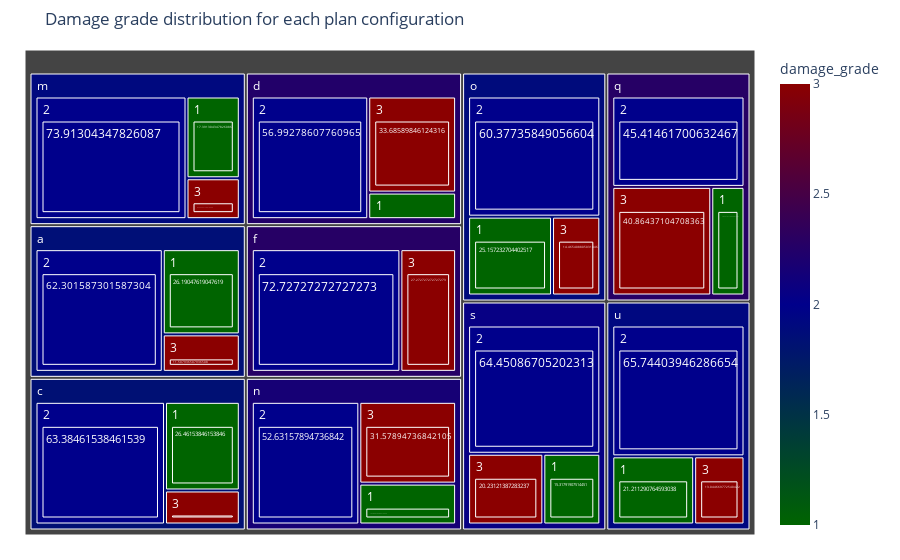

Write notebook code for a chart like this one.
### Markdown cell above
# RQ 9: Damage grade distribution for each plan configuration

### Code cell
import plotly.express as px
import numpy as np
import squarify

df_temp=join_df.groupby(['plan_configuration','damage_grade']).size().reset_index(name='count')


df_temp = df_temp.set_index(['plan_configuration', 'damage_grade'])

df_temp = df_temp.groupby(level=0).apply(lambda x: 100 * x / float(x.sum())).reset_index()


# fig = px.treemap(df_temp, path=[df_temp['plan_configuration'],df_temp['damage_grade']], values=df_temp['count'],
#                   color=df_temp['count'],color_continuous_scale='RdBu')

fig = px.treemap(df_temp, path=[df_temp['plan_configuration'],df_temp['damage_grade'],df_temp['count']], values=df_temp['count'],
                  color=df_temp['damage_grade'],color_continuous_scale=['darkgreen','darkblue','darkred'],title='Damage grade distribution for each plan configuration')
 


fig.update_layout(margin = dict(t=50, l=25, r=25, b=25))
# fig.update_layout(margin = dict(t=5, l=5, r=5, b=5))
fig.show()

### Figure 1 — Plotly figure (JSON) as saved in the notebook; plotly's stock layout.template omitted (floating-point values rounded to 4 significant figures)
{"data": [{"branchvalues": "total", "customdata": [[3], [1], [3], [3], [3], [1], [3], [1], [1], [1], [3], [1], [1], [1], [1], [3.0], [3], [3], [3], [2], [2], [2], [2], [2], [2], [2], [2], [2], [2], [1], [1], [1], [1], [1], [1], [1], [1], [1], [2], [2], [2], [2], [2], [2], [2], [2], [2], [2], [3], [3], [3], [3.0], [3], [3], [3], [3], [3], [3], [1.853], [1.837], [2.244], [2.273], [1.913], [2.158], [1.893], [2.271], [2.049], [1.918]], "domain": {"x": [0, 1], "y": [0, 1]}, "hovertemplate": "labels=%{label}<br>count=%{value}<br>parent=%{parent}<br>id=%{id}<br>damage_grade=%{color}<extra></extra>", "ids": ["m/3/8.695652173913043", "d/1/9.32131546114719", "c/3/10.153846153846153", "a/3/11.507936507936508", "u/3/13.044669772540422", "q/1/13.721011946591707", "o/3/14.465408805031446", "s/1/15.31791907514451", "n/1/15.789473684210526", "m/1/17.391304347826086", "s/3/20.23121387283237", "u/1/21.211290764593038", "o/1/25.157232704402517", "a/1/26.19047619047619", "c/1/26.46153846153846", "f/3/27.272727272727273", "n/3/31.57894736842105", "d/3/33.68589846124316", "q/3/40.86437104708363", "q/2/45.41461700632467", "n/2/52.63157894736842", "d/2/56.99278607760965", "o/2/60.37735849056604", "a/2/62.301587301587304", "c/2/63.38461538461539", "s/2/64.45086705202313", "u/2/65.74403946286654", "f/2/72.72727272727273", "m/2/73.91304347826087", "a/1", "c/1", "d/1", "m/1", "n/1", "o/1", "q/1", "s/1", "u/1", "a/2", "c/2", "d/2", "f/2", "m/2", "n/2", "o/2", "q/2", "s/2", "u/2", "a/3", "c/3", "d/3", "f/3", "m/3", "n/3", "o/3", "q/3", "s/3", "u/3", "a", "c", "d", "f", "m", "n", "o", "q", "s", "u"], "labels": ["8.695652173913043", "9.32131546114719", "10.153846153846153", "11.507936507936508", "13.044669772540422", "13.721011946591707", "14.465408805031446", "15.31791907514451", "15.789473684210526", "17.391304347826086", "20.23121387283237", "21.211290764593038", "25.157232704402517", "26.19047619047619", "26.46153846153846", "27.272727272727273", "31.57894736842105", "33.68589846124316", "40.86437104708363", "45.41461700632467", "52.63157894736842", "56.99278607760965", "60.37735849056604", "62.301587301587304", "63.38461538461539", "64.45086705202313", "65.74403946286654", "72.72727272727273", "73.91304347826087", "1", "1", "1", "1", "1", "1", "1", "1", "1", "2", "2", "2", "2", "2", "2", "2", "2", "2", "2", "3", "3", "3", "3", "3", "3", "3", "3", "3", "3", "a", "c", "d", "f", "m", "n", "o", "q", "s", "u"], "marker": {"coloraxis": "coloraxis", "colors": [3, 1, 3, 3, 3, 1, 3, 1, 1, 1, 3, 1, 1, 1, 1, 3.0, 3, 3, 3, 2, 2, 2, 2, 2, 2, 2, 2, 2, 2, 1, 1, 1, 1, 1, 1, 1, 1, 1, 2, 2, 2, 2, 2, 2, 2, 2, 2, 2, 3, 3, 3, 3.0, 3, 3, 3, 3, 3, 3, 1.853, 1.837, 2.244, 2.273, 1.913, 2.158, 1.893, 2.271, 2.049, 1.918]}, "name": "", "parents": ["m/3", "d/1", "c/3", "a/3", "u/3", "q/1", "o/3", "s/1", "n/1", "m/1", "s/3", "u/1", "o/1", "a/1", "c/1", "f/3", "n/3", "d/3", "q/3", "q/2", "n/2", "d/2", "o/2", "a/2", "c/2", "s/2", "u/2", "f/2", "m/2", "a", "c", "d", "m", "n", "o", "q", "s", "u", "a", "c", "d", "f", "m", "n", "o", "q", "s", "u", "a", "c", "d", "f", "m", "n", "o", "q", "s", "u", "", "", "", "", "", "", "", "", "", ""], "type": "treemap", "values": [8.696, 9.321, 10.15, 11.51, 13.04, 13.72, 14.47, 15.32, 15.79, 17.39, 20.23, 21.21, 25.16, 26.19, 26.46, 27.27, 31.58, 33.69, 40.86, 45.41, 52.63, 56.99, 60.38, 62.3, 63.38, 64.45, 65.74, 72.73, 73.91, 26.19, 26.46, 9.321, 17.39, 15.79, 25.16, 13.72, 15.32, 21.21, 62.3, 63.38, 56.99, 72.73, 73.91, 52.63, 60.38, 45.41, 64.45, 65.74, 11.51, 10.15, 33.69, 27.27, 8.696, 31.58, 14.47, 40.86, 20.23, 13.04, 100, 100, 100, 100, 100.0, 100, 100, 100, 100, 100.0]}], "layout": {"coloraxis": {"colorbar": {"title": {"text": "damage_grade"}}, "colorscale": [[0, "darkgreen"], [0.5, "darkblue"], [1, "darkred"]]}, "legend": {"tracegroupgap": 0}, "margin": {"b": 25, "l": 25, "r": 25, "t": 50}, "title": {"text": "Damage grade distribution for each plan configuration"}}}
